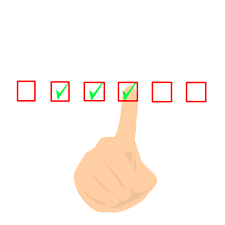
#> input picture src/fukuro/scripts/tes1.png, 225 x 225 px, found by its file name
$ python belajar.py
#> lines starting #> are read from the running program, lines starting #| are printed output that depends on the picture; after the words box and inside, x2 and y2 are one past the last pixel; in counts of white or black regions, pixels touching at a corner belong together
import cv2 as cv
import numpy as np

frame = cv.imread('src/fukuro/scripts/tes1.png')
#> frame is the input picture: shape (225, 225, 3); mean B, G, R 241.4, 246.5, 254.2
cv.namedWindow('image')
cv.namedWindow('Asli',cv.WINDOW_NORMAL)
cv.namedWindow('thresh',cv.WINDOW_NORMAL)

def callback(x):
    pass

cv.createTrackbar('lowB','image',0,255,callback)
cv.createTrackbar('highB','image',17,255,callback)

cv.createTrackbar('lowG','image',0,255,callback)
cv.createTrackbar('highG','image',131,255,callback)

cv.createTrackbar('lowR','image',0,255,callback)
cv.createTrackbar('highR','image',255,255,callback)

cv.createTrackbar('eksizeO','image',0,100,callback)
cv.createTrackbar('dksizeO','image',0,100,callback)

cv.createTrackbar('eksizeC','image',0,100,callback)
cv.createTrackbar('dksizeC','image',0,100,callback)


while True:


    low_b = cv.getTrackbarPos('lowB', 'image')
    high_b = cv.getTrackbarPos('highB', 'image')
    low_g = cv.getTrackbarPos('lowG', 'image')
    high_g = cv.getTrackbarPos('highG', 'image')
    low_r = cv.getTrackbarPos('lowR', 'image')
    high_r = cv.getTrackbarPos('highR', 'image')
    eksizesO = cv.getTrackbarPos("eksizeO",'image')
    dksizesO = cv.getTrackbarPos("dksizeO",'image')
    eksizesC = cv.getTrackbarPos("eksizeC",'image')
    dksizesC = cv.getTrackbarPos("dksizeC",'image')

    low  = (low_b,low_g,low_r)
    high = (high_b,high_g,high_r)
    thresh = cv.inRange(frame,low,high)
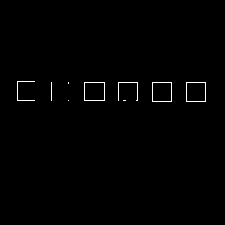
#> thresh: shape (225, 225); 0.72% white in thin lines or dots, all inside (x1, y1, x2, y2) = (17, 81, 206, 102)

    elemenEO = cv.getStructuringElement(cv.MORPH_RECT,(eksizesO*2+1,eksizesO*2+1))
    elemenDO = cv.getStructuringElement(cv.MORPH_RECT,(dksizesO*2+1,dksizesO*2+1))

    elemenEC = cv.getStructuringElement(cv.MORPH_RECT,(eksizesC*2+1,eksizesC*2+1))
    elemenDC = cv.getStructuringElement(cv.MORPH_RECT,(dksizesC*2+1,dksizesC*2+1))


    thresh = cv.erode(thresh,elemenEO)
    thresh = cv.dilate(thresh,elemenDO)

    thresh = cv.dilate(thresh,elemenDC)
    thresh = cv.dilate(thresh,elemenEC)


    cv.imshow('Asli',frame)
    cv.imshow('thresh',thresh)

    if cv.waitKey(1) == ord("q"):
#> (key q is pressed here)
        print(
            f"""
        Batas low = {low}
        Batas high = {high}
        Kernel size EO = {eksizesO}
        Kernel size DO = {dksizesO}
        Kernel size DC = {dksizesC}
        Kernel size EC = {eksizesC}
        """
        )
        break

kontur, hierarchy = cv.findContours(thresh,cv.RETR_TREE,cv.CHAIN_APPROX_NONE)
#> kontur = 12 contours, 6 with area under 20; largest, box (x1, y1, x2, y2) and area: (186, 82, 206, 102) 361, (152, 82, 172, 102) 361, (84, 82, 105, 101) 360, (186, 82, 206, 102) 359, (152, 82, 172, 102) 359, (84, 82, 105, 101) 358

for i in kontur:
    epsilon = 0.1*cv.arcLength(i,True)
    approx = cv.approxPolyDP(i,epsilon,True)
    print(approx.shape)
#> this loop made 12 passes
#> (epsilon, approx) on passes 2, 3, 4, 5, 6, 8, 9, 10, 11: (0, [[68, 100]]), (7.6, [[186, 82], [186, 101], [205, 101], [205, 82]]), (7.37, [[186, 83], [204, 82], [205, 100], [187, 101]]), (7.6, [[152, 82], [152, 101], [171, 101], [171, 82]]), (7.37, [[152, 83], [170, 82], [171, 100], [153, 101]]), (7.6, [[84, 82], [84, 100], [104, 100], [104, 82]]), (7.37, [[84, 83], [103, 82], [104, 99], [85, 100]]), (0.2, [[68, 82], [68, 83]]), (3.6, [[51, 82], [51, 100]])
#> epsilon on passes 7, 12: 11.02, 10.48
#| (2, 1, 2)
#| (1, 1, 2)
#| (4, 1, 2)
#| (4, 1, 2)
#| (4, 1, 2)
#| (4, 1, 2)
#| (6, 1, 2)
#| (4, 1, 2)
#> (further printed lines are left out)

print(len(kontur))
#| 12
cv.imwrite("hasil.jpg",thresh)
cv.destroyAllWindows()
